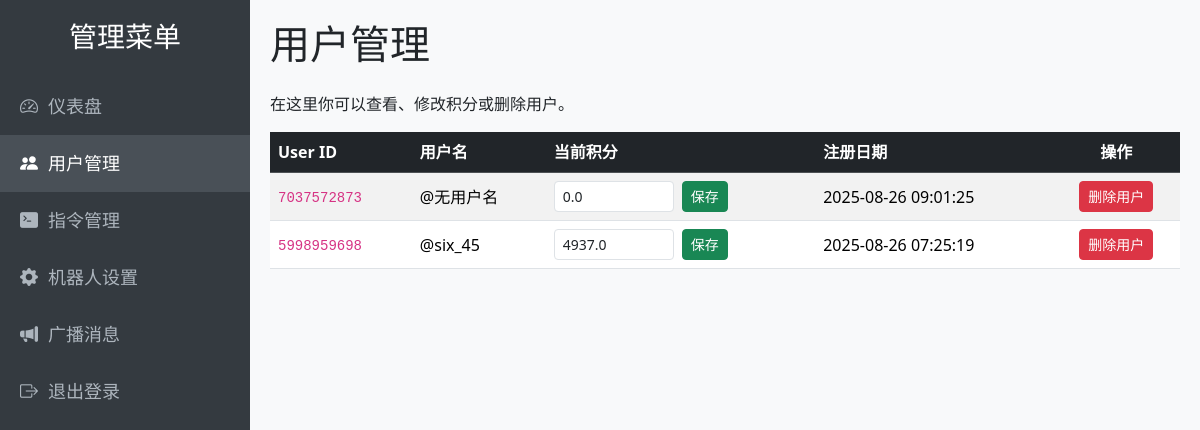
Screenshot of /users (signed in) with the database file from the repository.
### tables this page shows
CREATE TABLE users (
        user_id INTEGER PRIMARY KEY,
        join_date TEXT,
        join_name TEXT,
        points REAL DEFAULT 0
    , referred_by INTEGER);

### backend/app.py (the view)
@app.route('/users')
@login_required
def list_users():
    conn = get_db_connection()
    users = conn.execute('SELECT * FROM users ORDER BY join_date DESC').fetchall()
    conn.close()
    return render_template('users.html', users=users)

### backend/app.py (called while the page is built)
def get_db_connection():
    conn = sqlite3.connect(DATABASE_PATH)
    conn.row_factory = sqlite3.Row
    return conn

def login_required(f):
    @wraps(f)
    def decorated_function(*args, **kwargs):
        if not session.get('logged_in'): return redirect(url_for('login'))
        return f(*args, **kwargs)
    return decorated_function

### backend/templates/users.html (shortened to what this page needs)
{% extends 'base.html' %}
{% block content %}
<h1 class="mb-4">用户管理</h1>
<p>在这里你可以查看、修改积分或删除用户。</p>
<div class="table-responsive">
    <table class="table table-striped table-hover align-middle">
        <thead class="table-dark">
            <tr>
                <th>User ID</th>
                <th>用户名</th>
                <th>当前积分</th>
                <th>注册日期</th>
                <th class="text-center">操作</th>
            </tr>
        </thead>
        <tbody>
            {% for user in users %}
            <tr>
                <td><code>{{ user['user_id'] }}</code></td>
                <td>@{{ user['join_name'] }}</td>
                <td>
                    <form action="{{ url_for('update_points') }}" method="post" class="d-flex align-items-center">
                        <input type="number" name="points" value="{{ user['points'] }}" class="form-control form-control-sm" step="any" style="max-width: 120px;">
                        <button type="submit" class="btn btn-sm btn-success ms-2">保存</button>
                    </form>
                </td>
                <td>{{ user['join_date'] }}</td>
                <td class="text-center">
                    <form action="{{ url_for('delete_user', user_id=user['user_id']) }}" method="post" onsubmit="return confirm('确定要删除用户 {{ user['user_id'] }} (@{{ user['join_name'] }}) 吗？\n此操作不可撤销！');">
                        <button type="submit" class="btn btn-sm btn-danger">删除用户</button>
                    </form>
                </td>
            </tr>
            {% else %}
            <tr>
                <td colspan="5" class="text-center">没有用户数据。</td>
            </tr>
            {% endfor %}
        </tbody>
    </table>
</div>
{% endblock %}

### backend/templates/base.html (shortened to what this page needs)
<!doctype html>
<html lang="zh-CN">
<head>
    <link href="https://cdn.jsdelivr.net/npm/bootstrap@5.3.3/dist/css/bootstrap.min.css" rel="stylesheet">
    <link rel="stylesheet" href="https://cdn.jsdelivr.net/npm/bootstrap-icons@1.11.3/font/bootstrap-icons.min.css">
</head>
<body>
    <div class="sidebar">
        <h3 class="text-white text-center mb-4">管理菜单</h3>
        <a href="{{ url_for('dashboard') }}" class="{{ 'active' if 'dashboard' in request.endpoint else '' }}"><i class="bi bi-speedometer2"></i>仪表盘</a>
        <a href="{{ url_for('list_users') }}" class="{{ 'active' if 'user' in request.endpoint else '' }}"><i class="bi bi-people-fill"></i>用户管理</a>
        <a href="{{ url_for('list_commands') }}" class="{{ 'active' if 'command' in request.endpoint else '' }}"><i class="bi bi-terminal-fill"></i>指令管理</a>
        <a href="{{ url_for('settings') }}" class="{{ 'active' if 'settings' in request.endpoint else '' }}"><i class="bi bi-gear-fill"></i>机器人设置</a>
        <a href="{{ url_for('broadcast') }}" class="{{ 'active' if 'broadcast' in request.endpoint else '' }}"><i class="bi bi-megaphone-fill"></i>广播消息</a>
        <a href="{{ url_for('logout') }}"><i class="bi bi-box-arrow-right"></i>退出登录</a>
    </div>
    <main class="content">
        {% block content %}{% endblock %}
    </main>
</body>
</html>

### backend/templates/base.html (style rules this page uses)
body { background-color: #f8f9fa; }
.sidebar { height: 100vh; position: fixed; top: 0; left: 0; width: 250px; padding-top: 20px; background-color: #343a40; z-index: 100; }
.sidebar a { padding: 15px 20px; text-decoration: none; font-size: 18px; color: #adb5bd; display: block; }
.sidebar a:hover, .sidebar a.active { color: #fff; background-color: #495057; }
.sidebar a i { margin-right: 10px; }
.content { margin-left: 250px; padding: 20px; }

### rows the page displays
users: user_id "7037572873", join_name "无用户名", points "0.0", join_date "2025-08-26 09:01:25"
users: user_id "5998959698", join_name "six_45", points "4937.0", join_date "2025-08-26 07:25:19"
